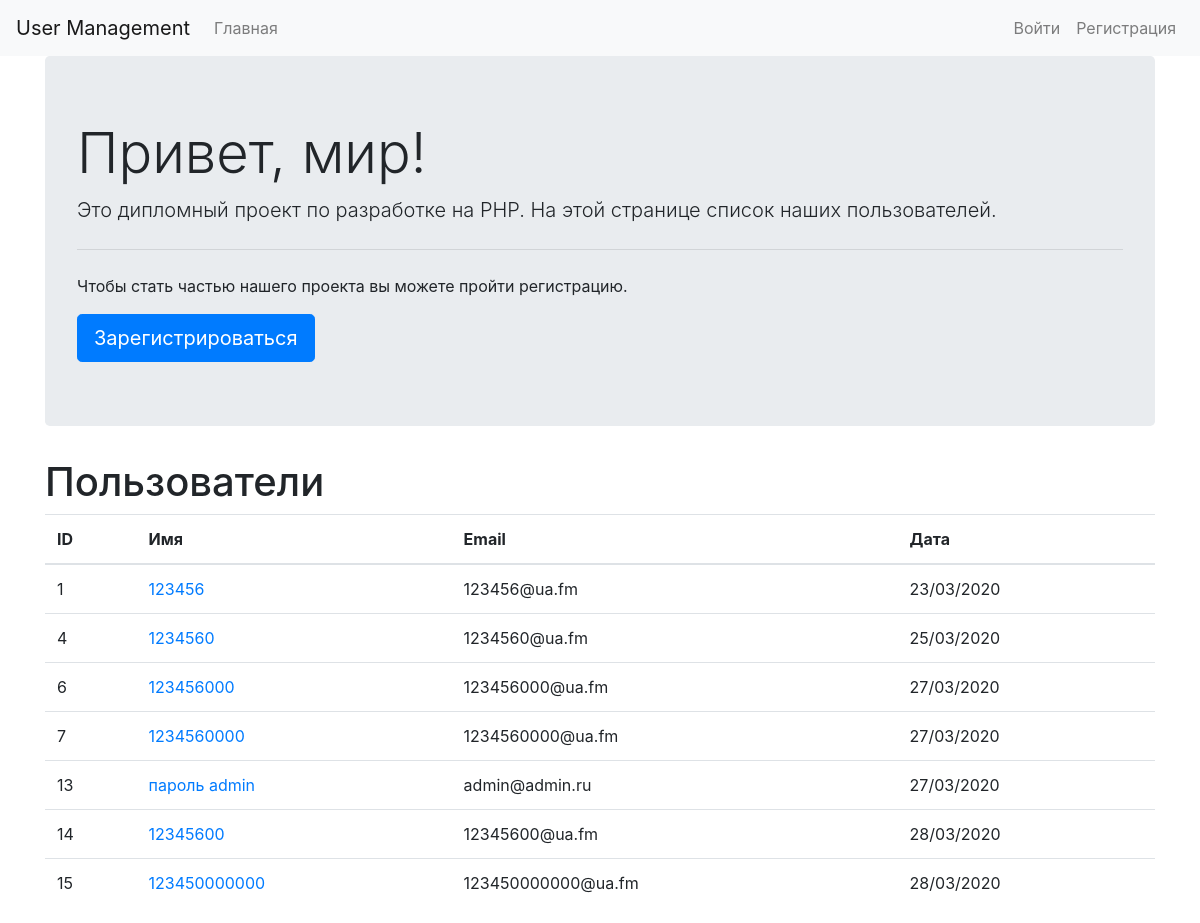
The page / on the database its author committed.
### tables this page shows
CREATE TABLE `users` (
  `id` int(11) NOT NULL,
  `name` varchar(255) NOT NULL,
  `email` varchar(255) NOT NULL,
  `password` varchar(255) NOT NULL,
  `status` text NOT NULL,
  `group_id` int(11) NOT NULL DEFAULT '1',
  `date` varchar(255) NOT NULL
);

### Components/Config.php (called while the page is built)
<?php
class Config
{
    public static function get($path = null)
    {
        if ($path) {
            $config = $GLOBALS['config'];
            $newPath = explode('.', $path);
            foreach ($newPath as $items) {
                if (isset($config[$items])) {
                    $config = $config[$items];
                } else {
                    return 'Такого значения нет в конфигурации';
                }
            }
            return $config;
        }
        return false;
    }
}

### Components/DataBase.php (called while the page is built, shortened)
<?php
class DataBase
{
    private $pdo;
    private $query, $error = false, $results = null, $count= null;
    private static $instance = null;
    private function __construct()
    {
        $dsn = "".Config::get('mysql.driver').":host=".Config::get('mysql.host').";dbname=".Config::get('mysql.database').";charset=".Config::get('mysql.charset').";";
        try {
            $this->pdo = new PDO($dsn, Config::get('mysql.username'),Config::get('mysql.password'));
            $this->pdo->setAttribute(PDO::ATTR_ERRMODE, PDO::ERRMODE_EXCEPTION);
            $this->pdo->setAttribute(PDO::ATTR_EMULATE_PREPARES, TRUE);
            $this->pdo->setAttribute(PDO::ATTR_DEFAULT_FETCH_MODE, PDO::FETCH_OBJ);
        } catch (PDOException $e) {
            die ("Ошибка подключения к базе данных: ".$e->getMessage());
        }
        }
    public static function getInstance()
    {
        if (!isset(self::$instance)) {
            self::$instance = new Database();
        }
        return self::$instance;
    }
    public function query($sql, $params = [])
    {
        $this->error = false;
        $this->query = $this->pdo->prepare($sql);
        if (count($params)) {
            $i = 1;
            foreach ($params as $value) {
                $this->query->bindValue($i, $value);
                $i++;
            }
        }
        if (!$this->query->execute()) {
            $this->massage = $this->query->errorInfo();
            $this->error = true;
            return $this;
        } else {
try{
    $this->results = $this->query->fetchAll(PDO::FETCH_OBJ);
            $this->count = $this->query->rowCount();
}catch (PDOException $e){
                return  $this;
            }
        }
        return $this;
    }
    public function action($table, $where= [], $action)
    {
              $this->error = false;
        if (isset($where) and count($where) == 3) {
            $operators = ['=', '>', '<', '>=', '<=', 'IS', 'IN', 'LIKE'];
            $field = $where[0];
            $operator = $where[1];
            $value = $where[2];
            if (in_array($operator, $operators)) {
                $sql = "{$action} FROM {$table} WHERE {$field}  {$operator} ?";
                if (!$this->query($sql, [$value])->error()) {
                    return $this;
                }
            } else{
                $this->massage = 'не верно веден оператор';
            }
        } else {
            $this->massage = 'ведите три значения';
        }
        $this->error = true;
       return $this;
    }
  public function get($table, $where = [])
    {
     return   $this->action($table, $where, 'SELECT *');
    }
    public function error()
    {
        return $this->error;
    }
    public function results()
    {
        return $this->results;
    }
    public function count()
    {
        return $this->count;
    }
}

### app/controller/User.php (called while the page is built, shortened)
<?php
class User extends Model
{
    private $db = null, $data = null, $session_name = null, $isLoggedIn, $cookieName;
    public function __construct($user = null)
    {
        $this->db = DataBase::getInstance();
        $this->session_name = Config::get('session.user_session');
    }
    public function isLoggedIn()
    {
        return $this->isLoggedIn;
    }
}

### Components/Session.php (called while the page is built, shortened)
<?php
class Session
{
    public static function exists($name)
    {
        return (isset($_SESSION[$name])) ? true : false;
    }
}

### app/model/Model.php (called while the page is built, shortened)
<?php
class Model
{
    private $db = null;
    public function __construct()
    {
        $this->db = DataBase::getInstance();
    }
    public function getAllUsers()
    {
        return $this->db->get('users', ['id', '>', '0'])->results();
    }
}

### index.php (the view, shortened to what this page needs)
<?php
$user = new User;
$users = $user->getAllUsers();
?>
<!DOCTYPE html>
<html lang="en">
<head>
  <link rel="stylesheet" href="https://stackpath.bootstrapcdn.com/bootstrap/4.4.1/css/bootstrap.min.css">
    <link href="https://use.fontawesome.com/releases/v5.0.13/css/all.css" rel="stylesheet">
    <link href="/css/alert.css" rel="stylesheet">
</head>
<body>
<? require_once 'Components/inludes/user-menu.php' ?>
<div class="container">
<? if(!$user->isLoggedIn()) : ?>
    <div class="row">
      <div class="col-md-12">
        <div class="jumbotron">
          <h1 class="display-4">Привет, мир!</h1>
          <p class="lead">Это дипломный проект по разработке на PHP. На этой странице список наших пользователей.</p>
          <hr class="my-4">
          <p>Чтобы стать частью нашего проекта вы можете пройти регистрацию.</p>
          <a class="btn btn-primary btn-lg" href="register.php" role="button">Зарегистрироваться</a>
        </div>
      </div>
    </div>
      <? endif ?>
    <div class="row">
      <div class="col-md-12">
        <h1>Пользователи</h1>
        <table class="table">
          <thead>
            <tr>
              <th>ID</th>
              <th>Имя</th>
              <th>Email</th>
              <th>Дата</th>
            </tr>
          </thead>
          <tbody>
          <? foreach ($users as $user):  ?>
          <tr>
              <td><?=$user->id?></td>
              <td><a href="<?=Config::get('links.user_profile')?>?id=<?=$user->id?>"><?=$user->name?></a></td>
              <td><?=$user->email?></td>
              <td><?=$user->date?></td>
            </tr>
          <?   endforeach; ?>
          </tbody>
        </table>
      </div>
    </div>
  </div>
</body>
</html>

### Components/inludes/user-menu.php (shortened to what this page needs)
<nav class="navbar navbar-expand-lg navbar-light bg-light">
            <a class="navbar-brand" href="<?=Config::get('links.home')?>">User Management</a>
    <div class="collapse navbar-collapse" id="navbarSupportedContent">
        <ul class="navbar-nav mr-auto">
            <li class="nav-item">
                <a class="nav-link" href="<?=Config::get('links.home')?>">Главная</a>
            </li>
        </ul>
        <ul class="navbar-nav">
            <?php if($user->isLoggedIn()) :?>
                <li class="nav-item">
                    <a href="<?=Config::get('links.profile')?>" class="nav-link">Имя - <?=$user->data()->name?></a>
                </li>   <li class="nav-item">
                    <a href="<?=Config::get('links.profile')?>" class="nav-link">Профиль</a>
                </li>
                <a href="<?=Config::get('links.logout')?>" class="nav-link">Выйти</a>
                </li>
                      <? else: ?>
                <li class="nav-item">
                    <a href="<?=Config::get('links.login')?>" class="nav-link">Войти</a>
                </li>
                <li class="nav-item">
                    <a href="<?=Config::get('links.register')?>" class="nav-link">Регистрация</a>
                </li>
            <? endif; ?>
        </ul>
    </div>
</nav>

### rows shown on the page
users: id "1", name "123456", email "123456@ua.fm", date "23/03/2020"
users: id "4", name "1234560", email "1234560@ua.fm", date "25/03/2020"
users: id "6", name "123456000", email "123456000@ua.fm", date "27/03/2020"
users: id "7", name "1234560000", email "1234560000@ua.fm", date "27/03/2020"
users: id "13", name "пароль admin", email "admin@admin.ru", date "27/03/2020"
users: id "14", name "12345600", email "12345600@ua.fm", date "28/03/2020"
users: id "15", name "123450000000", email "123450000000@ua.fm", date "28/03/2020"
